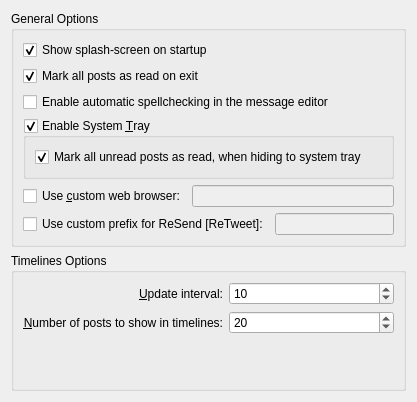
<?xml version="1.0" encoding="UTF-8"?>
<ui version="4.0">
 <class>BehaviorConfig_General</class>
 <widget class="QWidget" name="BehaviorConfig_General">
  <property name="geometry">
   <rect>
    <x>0</x>
    <y>0</y>
    <width>417</width>
    <height>402</height>
   </rect>
  </property>
  <layout class="QVBoxLayout" name="verticalLayout_4">
   <item>
    <widget class="QGroupBox" name="groupBox_2">
     <property name="title">
      <string>General Options</string>
     </property>
     <layout class="QVBoxLayout" name="verticalLayout_5">
      <item>
       <widget class="QCheckBox" name="kcfg_showSplashScreen">
        <property name="text">
         <string>Show splash-screen on startup</string>
        </property>
        <property name="checked">
         <bool>true</bool>
        </property>
       </widget>
      </item>
      <item>
       <widget class="QCheckBox" name="kcfg_markAllAsReadOnExit">
        <property name="text">
         <string>Mark all posts as read on exit</string>
        </property>
        <property name="checked">
         <bool>true</bool>
        </property>
       </widget>
      </item>
      <item>
       <widget class="QCheckBox" name="kcfg_enableSpellChecker">
        <property name="text">
         <string>Enable automatic spellchecking in the message editor</string>
        </property>
       </widget>
      </item>
      <item>
       <widget class="QGroupBox" name="kcfg_enableSysTray">
        <property name="title">
         <string>Enable System &amp;Tray</string>
        </property>
        <property name="checkable">
         <bool>true</bool>
        </property>
        <layout class="QVBoxLayout" name="verticalLayout_6">
         <item>
          <widget class="QCheckBox" name="kcfg_markAllAsReadOnHideToSystray">
           <property name="toolTip">
            <string/>
           </property>
           <property name="text">
            <string>Mark all unread posts as read, when hiding to system tray</string>
           </property>
           <property name="checked">
            <bool>true</bool>
           </property>
          </widget>
         </item>
        </layout>
       </widget>
      </item>
      <item>
       <layout class="QHBoxLayout" name="horizontalLayout">
        <item>
         <widget class="QCheckBox" name="kcfg_useCustomBrowser">
          <property name="sizePolicy">
           <sizepolicy hsizetype="Maximum" vsizetype="Fixed">
            <horstretch>0</horstretch>
            <verstretch>0</verstretch>
           </sizepolicy>
          </property>
          <property name="text">
           <string>Use &amp;custom web browser:</string>
          </property>
         </widget>
        </item>
        <item>
         <widget class="QLineEdit" name="kcfg_customBrowser">
          <property name="enabled">
           <bool>false</bool>
          </property>
         </widget>
        </item>
       </layout>
      </item>
      <item>
       <layout class="QHBoxLayout" name="horizontalLayout_3">
        <item>
         <widget class="QCheckBox" name="kcfg_useCustomRT">
          <property name="text">
           <string>Use custom prefix for ReSend [ReTweet]:</string>
          </property>
         </widget>
        </item>
        <item>
         <widget class="QLineEdit" name="kcfg_customRT">
          <property name="enabled">
           <bool>false</bool>
          </property>
         </widget>
        </item>
       </layout>
      </item>
     </layout>
    </widget>
   </item>
   <item>
    <widget class="QGroupBox" name="groupBox">
     <property name="title">
      <string>Timelines Options</string>
     </property>
     <layout class="QVBoxLayout" name="verticalLayout_3">
      <item>
       <layout class="QHBoxLayout" name="horizontalLayout_2">
        <item>
         <layout class="QVBoxLayout" name="verticalLayout_2">
          <item>
           <widget class="QLabel" name="label">
            <property name="text">
             <string>&amp;Update interval:</string>
            </property>
            <property name="alignment">
             <set>Qt::AlignRight|Qt::AlignTrailing|Qt::AlignVCenter</set>
            </property>
            <property name="buddy">
             <cstring>kcfg_updateInterval</cstring>
            </property>
           </widget>
          </item>
          <item>
           <widget class="QLabel" name="label_5">
            <property name="sizePolicy">
             <sizepolicy hsizetype="MinimumExpanding" vsizetype="Preferred">
              <horstretch>0</horstretch>
              <verstretch>0</verstretch>
             </sizepolicy>
            </property>
            <property name="text">
             <string>&amp;Number of posts to show in timelines:</string>
            </property>
            <property name="alignment">
             <set>Qt::AlignRight|Qt::AlignTrailing|Qt::AlignVCenter</set>
            </property>
            <property name="buddy">
             <cstring>kcfg_countOfPosts</cstring>
            </property>
           </widget>
          </item>
         </layout>
        </item>
        <item>
         <layout class="QVBoxLayout" name="verticalLayout">
          <item>
           <widget class="KIntSpinBox" name="kcfg_updateInterval">
            <property name="specialValueText">
             <string>Disabled</string>
            </property>
            <property name="minimum">
             <number>0</number>
            </property>
            <property name="value">
             <number>10</number>
            </property>
           </widget>
          </item>
          <item>
           <widget class="QSpinBox" name="kcfg_countOfPosts">
            <property name="sizePolicy">
             <sizepolicy hsizetype="MinimumExpanding" vsizetype="Fixed">
              <horstretch>0</horstretch>
              <verstretch>0</verstretch>
             </sizepolicy>
            </property>
            <property name="minimum">
             <number>1</number>
            </property>
            <property name="maximum">
             <number>1000</number>
            </property>
            <property name="value">
             <number>20</number>
            </property>
           </widget>
          </item>
         </layout>
        </item>
       </layout>
      </item>
      <item>
       <spacer name="verticalSpacer_2">
        <property name="orientation">
         <enum>Qt::Vertical</enum>
        </property>
        <property name="sizeHint" stdset="0">
         <size>
          <width>20</width>
          <height>40</height>
         </size>
        </property>
       </spacer>
      </item>
     </layout>
    </widget>
   </item>
  </layout>
 </widget>
 <customwidgets>
  <customwidget>
   <class>KIntSpinBox</class>
   <extends>QSpinBox</extends>
   <header>knuminput.h</header>
  </customwidget>
 </customwidgets>
 <tabstops>
  <tabstop>kcfg_updateInterval</tabstop>
 </tabstops>
 <includes>
  <include location="local">kcolorbutton.h</include>
 </includes>
 <resources/>
 <connections>
  <connection>
   <sender>kcfg_useCustomBrowser</sender>
   <signal>toggled(bool)</signal>
   <receiver>kcfg_customBrowser</receiver>
   <slot>setEnabled(bool)</slot>
   <hints>
    <hint type="sourcelabel">
     <x>172</x>
     <y>146</y>
    </hint>
    <hint type="destinationlabel">
     <x>445</x>
     <y>149</y>
    </hint>
   </hints>
  </connection>
  <connection>
   <sender>kcfg_useCustomRT</sender>
   <signal>toggled(bool)</signal>
   <receiver>kcfg_customRT</receiver>
   <slot>setEnabled(bool)</slot>
   <hints>
    <hint type="sourcelabel">
     <x>28</x>
     <y>172</y>
    </hint>
    <hint type="destinationlabel">
     <x>365</x>
     <y>171</y>
    </hint>
   </hints>
  </connection>
 </connections>
</ui>
